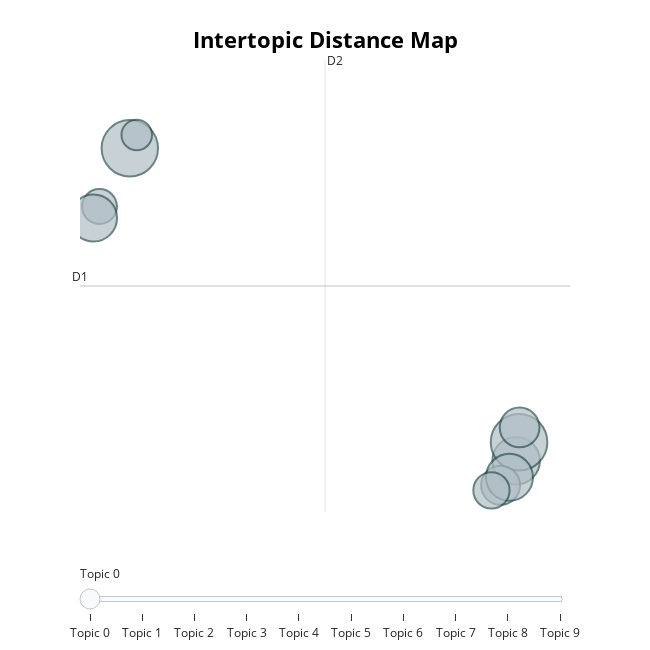

Here is the notebook cell this chart was saved with:
### Code cell
topic_model.visualize_topics()

### Figure 1 — Plotly figure (JSON) as saved in the notebook; plotly's stock layout.template omitted (floating-point values rounded to 4 significant figures)
{"data": [{"customdata": [[0, "tiếng_anh | thi_tiếng_anh | chứng_chỉ | tiếng_anh_xét | chính_quy_khóa", 111], [1, "tuyển_sinh | đào_tạo | xét_tuyển | httpsdaotaoptiteduvn | httpstuyensinhptiteduvn", 158], [2, "thành_phố_hà_nội | hà_nội | nguyễn_trãi_hà | tùy | học_viện_công_nghệ_bưu_chính_viễn_thông", 60], [3, "malibu | mik | mng | đậu | thập_cẩm", 157], [4, "mn | đt_mn | mk | bn | mng", 46], [5, "kiến_thức | học | khoa_học_tự_nhiên | toán | nhà_a", 75], [6, "tiếng_anh | học | cntt | kiến_thức | giáo_trình", 109], [7, "trọ | ký_túc_xá | không_gian | phòng | tủ", 65], [8, "hà_đông | đa_hà_nội | zenlish | _zenlish | hà_nội", 109], [9, "ptit | clb_pro_ptit | clb_attt_ptit | clbitptit | _ptitvmo", 78]], "hovertemplate": "<b>Topic %{customdata[0]}</b><br>%{customdata[1]}<br>Size: %{customdata[2]}", "legendgroup": "", "marker": {"color": "#B0BEC5", "line": {"color": "DarkSlateGrey", "width": 2}, "size": [111, 158, 60, 157, 46, 75, 109, 65, 109, 78], "sizemode": "area", "sizeref": 0.09875, "symbol": "circle"}, "mode": "markers", "name": "", "orientation": "v", "showlegend": false, "type": "scatter", "x": [20.9, 21.08, -5.289, -3.383, -2.946, 19.92, 20.48, 19.35, -5.664, 21.11], "xaxis": "x", "y": [5.687, 6.291, 14.0, 15.9, 16.34, 4.881, 5.144, 4.717, 13.62, 6.773], "yaxis": "y"}], "layout": {"annotations": [{"showarrow": false, "text": "D1", "x": -6.513, "y": 11.4, "yshift": 10}, {"showarrow": false, "text": "D2", "x": 8.884, "xshift": 10, "y": 18.79}], "height": 650, "hoverlabel": {"bgcolor": "white", "font": {"family": "Rockwell", "size": 16}}, "legend": {"itemsizing": "constant", "tracegroupgap": 0}, "margin": {"t": 60}, "shapes": [{"line": {"color": "#CFD8DC", "width": 2}, "type": "line", "x0": 8.884, "x1": 8.884, "y0": 4.01, "y1": 18.79}, {"line": {"color": "#9E9E9E", "width": 2}, "type": "line", "x0": -6.513, "x1": 24.28, "y0": 11.4, "y1": 11.4}], "sliders": [{"active": 0, "pad": {"t": 50}, "steps": [{"args": [{"marker.color": [["red", "#B0BEC5", "#B0BEC5", "#B0BEC5", "#B0BEC5", "#B0BEC5", "#B0BEC5", "#B0BEC5", "#B0BEC5", "#B0BEC5"]]}], "label": "Topic 0", "method": "update"}, {"args": [{"marker.color": [["#B0BEC5", "red", "#B0BEC5", "#B0BEC5", "#B0BEC5", "#B0BEC5", "#B0BEC5", "#B0BEC5", "#B0BEC5", "#B0BEC5"]]}], "label": "Topic 1", "method": "update"}, {"args": [{"marker.color": [["#B0BEC5", "#B0BEC5", "red", "#B0BEC5", "#B0BEC5", "#B0BEC5", "#B0BEC5", "#B0BEC5", "#B0BEC5", "#B0BEC5"]]}], "label": "Topic 2", "method": "update"}, {"args": [{"marker.color": [["#B0BEC5", "#B0BEC5", "#B0BEC5", "red", "#B0BEC5", "#B0BEC5", "#B0BEC5", "#B0BEC5", "#B0BEC5", "#B0BEC5"]]}], "label": "Topic 3", "method": "update"}, {"args": [{"marker.color": [["#B0BEC5", "#B0BEC5", "#B0BEC5", "#B0BEC5", "red", "#B0BEC5", "#B0BEC5", "#B0BEC5", "#B0BEC5", "#B0BEC5"]]}], "label": "Topic 4", "method": "update"}, {"args": [{"marker.color": [["#B0BEC5", "#B0BEC5", "#B0BEC5", "#B0BEC5", "#B0BEC5", "red", "#B0BEC5", "#B0BEC5", "#B0BEC5", "#B0BEC5"]]}], "label": "Topic 5", "method": "update"}, {"args": [{"marker.color": [["#B0BEC5", "#B0BEC5", "#B0BEC5", "#B0BEC5", "#B0BEC5", "#B0BEC5", "red", "#B0BEC5", "#B0BEC5", "#B0BEC5"]]}], "label": "Topic 6", "method": "update"}, {"args": [{"marker.color": [["#B0BEC5", "#B0BEC5", "#B0BEC5", "#B0BEC5", "#B0BEC5", "#B0BEC5", "#B0BEC5", "red", "#B0BEC5", "#B0BEC5"]]}], "label": "Topic 7", "method": "update"}, {"args": [{"marker.color": [["#B0BEC5", "#B0BEC5", "#B0BEC5", "#B0BEC5", "#B0BEC5", "#B0BEC5", "#B0BEC5", "#B0BEC5", "red", "#B0BEC5"]]}], "label": "Topic 8", "method": "update"}, {"args": [{"marker.color": [["#B0BEC5", "#B0BEC5", "#B0BEC5", "#B0BEC5", "#B0BEC5", "#B0BEC5", "#B0BEC5", "#B0BEC5", "#B0BEC5", "red"]]}], "label": "Topic 9", "method": "update"}]}], "title": {"font": {"color": "Black", "size": 22}, "text": "<b>Intertopic Distance Map</b>", "x": 0.5, "xanchor": "center", "y": 0.95, "yanchor": "top"}, "width": 650, "xaxis": {"anchor": "y", "domain": [0, 1], "range": [-6.513, 24.28], "title": {"text": ""}, "visible": false}, "yaxis": {"anchor": "x", "domain": [0, 1], "range": [4.01, 18.79], "title": {"text": ""}, "visible": false}}}
